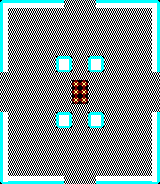

Rendered tile map (Tiled .tmx) drawn with the repository's tilesets; below, a short description and the full map source, tile grids included:
An orthogonal 20x23 tile map with 8x8 px tiles, 1 tile layer (Tile Layer 1).

<map version="1.8" tiledversion="1.8.2" orientation="orthogonal" renderorder="right-down" width="20" height="23" tilewidth="8" tileheight="8" infinite="0" nextlayerid="2" nextobjectid="1">
 <tileset firstgid="1" name="tileset-03" tilewidth="8" tileheight="8" tilecount="64" columns="16">
  <image source="tileset-03.png" width="128" height="32" />
 </tileset>
 <layer id="1" name="Tile Layer 1" width="20" height="23">
  <data encoding="csv">
5,2,2,2,2,2,2,2,49,49,49,49,2,2,2,2,2,2,2,6,
3,49,49,49,49,49,49,49,49,49,49,49,49,49,49,49,49,49,49,4,
3,49,49,49,49,49,49,49,49,49,49,49,49,49,49,49,49,49,49,4,
3,49,49,49,49,49,49,49,49,49,49,49,49,49,49,49,49,49,49,4,
3,49,49,49,49,49,49,49,49,49,49,49,49,49,49,49,49,49,49,4,
3,49,49,49,49,49,49,49,49,49,49,49,49,49,49,49,49,49,49,4,
3,49,49,49,49,49,49,49,49,49,49,49,49,49,49,49,49,49,49,4,
3,49,49,49,49,49,49,5,6,49,49,5,6,49,49,49,49,49,49,4,
3,49,49,49,49,49,49,7,8,49,49,7,8,49,49,49,49,49,49,4,
49,49,49,49,49,49,49,49,49,49,49,49,49,49,49,49,49,49,49,49,
49,49,49,49,49,49,49,49,49,34,34,49,49,49,49,49,49,49,49,49,
49,49,49,49,49,49,49,49,49,34,34,49,49,49,49,49,49,49,49,49,
49,49,49,49,49,49,49,49,49,34,34,49,49,49,49,49,49,49,49,49,
49,49,49,49,49,49,49,49,49,49,49,49,49,49,49,49,49,49,49,49,
3,49,49,49,49,49,49,5,6,49,49,5,6,49,49,49,49,49,49,4,
3,49,49,49,49,49,49,7,8,49,49,7,8,49,49,49,49,49,49,4,
3,49,49,49,49,49,49,49,49,49,49,49,49,49,49,49,49,49,49,4,
3,49,49,49,49,49,49,49,49,49,49,49,49,49,49,49,49,49,49,4,
3,49,49,49,49,49,49,49,49,49,49,49,49,49,49,49,49,49,49,4,
3,49,49,49,49,49,49,49,49,49,49,49,49,49,49,49,49,49,49,4,
3,49,49,49,49,49,49,49,49,49,49,49,49,49,49,49,49,49,49,4,
3,49,49,49,49,49,49,49,49,49,49,49,49,49,49,49,49,49,49,4,
7,1,1,1,1,1,1,1,49,49,49,49,1,1,1,1,1,1,1,8
</data>
 </layer>
</map>
